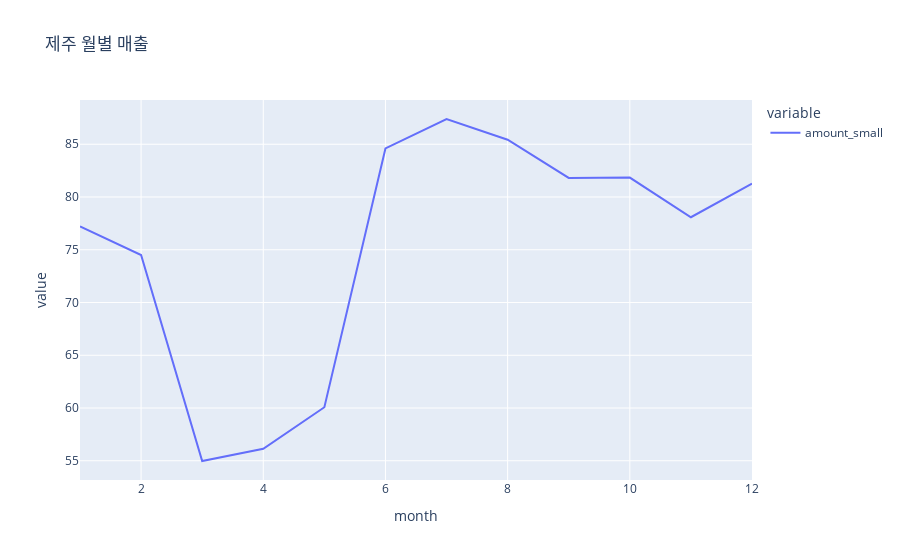

Notebook cell for this chart:
### Code cell
region_month_sales('제주','month')

### Figure 1 — Plotly figure (JSON) as saved in the notebook; plotly's stock layout.template omitted (floating-point values rounded to 4 significant figures)
{"data": [{"hovertemplate": "variable=amount_small<br>month=%{x}<br>value=%{y}<extra></extra>", "legendgroup": "amount_small", "line": {"color": "#636efa", "dash": "solid"}, "marker": {"symbol": "circle"}, "mode": "lines", "name": "amount_small", "orientation": "v", "showlegend": true, "type": "scatter", "x": [1, 2, 3, 4, 5, 6, 7, 8, 9, 10, 11, 12], "xaxis": "x", "y": [77.21, 74.5, 54.98, 56.14, 60.08, 84.6, 87.39, 85.43, 81.81, 81.84, 78.08, 81.27], "yaxis": "y"}], "layout": {"legend": {"title": {"text": "variable"}, "tracegroupgap": 0}, "title": {"text": "제주 월별 매출"}, "xaxis": {"anchor": "y", "domain": [0, 1], "title": {"text": "month"}}, "yaxis": {"anchor": "x", "domain": [0, 1], "title": {"text": "value"}}}}
